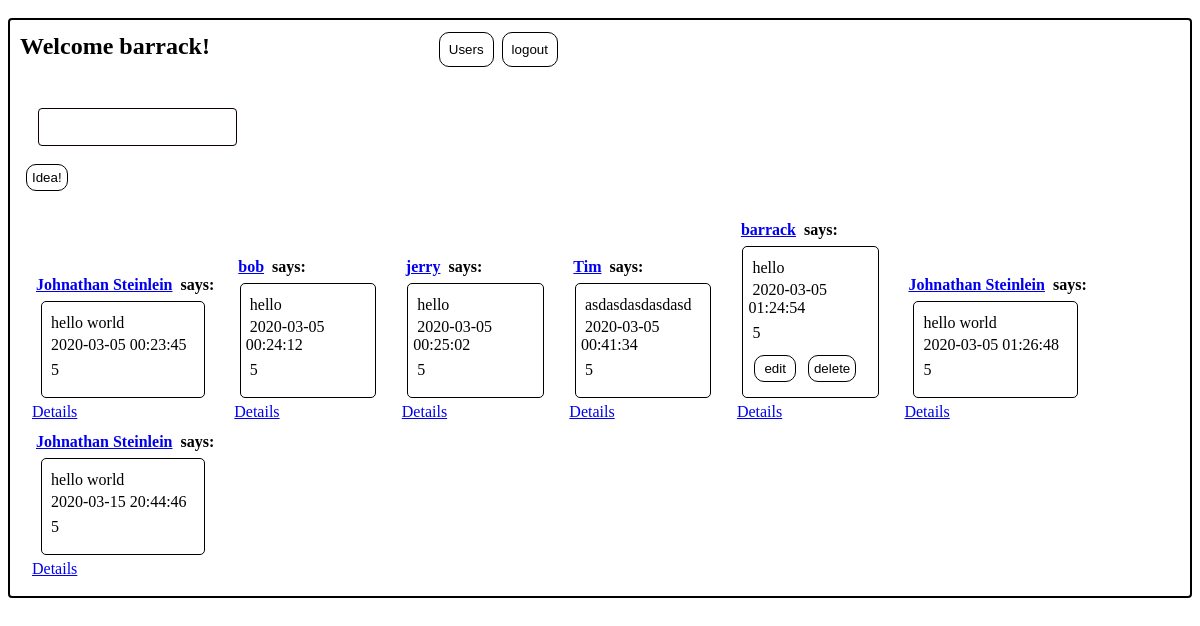
/ideas (signed in), run on the app's committed database.
### app.py (models this page shows, shortened)
class User(db.Model):
    __tablename__ = "users"
    id=db.Column(db.Integer, primary_key=True)
    name=db.Column(db.String(100))
    alias=db.Column(db.String(100))
    email=db.Column(db.String(200))
    password_hash=db.Column(db.String(100))
    liked_ideas=db.relationship("ideas", secondary=likes_table)
    followers=db.relationship("User",
        secondary=followers_table,
        primaryjoin=id==followers_table.c.followed_id,
        secondaryjoin=id==followers_table.c.follower_id,
        backref="following")
    created_at=db.Column(db.DateTime, server_default=func.now())
    updated_at=db.Column(db.DateTime, server_default=func.now(),onupdate=func.now())

class ideas(db.Model):
    __tablename__="ideas"
    id=db.Column(db.Integer, primary_key=True)
    message=db.Column(db.String(140))
    author_id=db.Column(db.Integer,db.ForeignKey("users.id"))
    author=db.relationship("User", backref="ideas", cascade="all")
    likers=db.relationship("User", secondary=likes_table)
    created_at=db.Column(db.DateTime, server_default=func.now())
    updated_at=db.Column(db.DateTime, server_default=func.now(),onupdate=func.now())
    def age(self):
        return self.created_at
        return age

### app.py (the view)
@app.route("/ideas")
def dashboard():
    print("here")
    if "cur_user" not in session:
        flash("Please Log In")
        return redirect("/")
    cur_user=User.query.get(session['cur_user']['id'])
    approved_users_ids = [user.id for user in cur_user.following]+[cur_user.id]
    all_ideas=ideas.query.filter(ideas.author_id.in_(approved_users_ids)).all()
    return render_template("ideas.html", ideas=all_ideas)
    return render_template("ideas.html", ideas=all_ideas) if "cur_user" in session else not_logged_in()

### templates/ideas.html (shortened to what this page needs)
<!DOCTYPE html>
<html lang="en">
<head>
    <link rel="stylesheet" href="{{ url_for('static',filename='project.css')}}">
</head>
<body>
    <div class="container">
        <header class="row">
            <h2>Welcome {{session['cur_user']['first']}}!</h2>
            <div class="nav">
                <button>
                    <a href="/users">Users</a>
                </button>
                <button>
                    <a href="/logout">logout</a>
                </button>
            </div>
        </header>
        <div class="h-divider"></div>
        <main>
            <section>
                <form action="/ideas" method="POST">
                    <div>
                        <label for="ideas" ></label>
                        <input type="text" name="ideas" minlength="5" required>
                    </div>
                    <input type="submit" value="Idea!">
                </form>
            </section>
            <div class="h-divider"></div>
            <section>
                <ul>
                    {% for ideas in ideas %}
                        <li>
                            <h4><a href="/user_profile/{{ideas.author.id}}">{{ideas.author.name}}</a> says:</h4>
                            <div class="ideas-tile">
                                <p>{{ideas.message}}</p>
                                <span>{{ideas.age()}}</span>
                                <p>{{session['cur_user'].id}}</p>
                                <div>
                                    {% if session['cur_user'].id == ideas.author_id %}
                                    <button>
                                        <a href="/ideas/{{ideas.id}}/edit">edit</a>
                                    </button>
                                    <form action="/ideas/{{ideas.id}}/delete" method="POST">
                                        <input type="submit" value="delete">
                                    </form>
                                    {% endif %}
                                </div>
                            </div>
                            <a href="/ideas/{{ideas.id}}">Details</a>
                        </li>
                    {% endfor %}
                </ul>
            </section>
        </main>
    </div>
</body>
</html>

### static/project.css (style rules this page uses)
* { padding: 2px; margin: 2px; }
.container { display: inline-block; border: 2px solid black; margin: 10px auto; border-radius: 4px; vertical-align: top; }
header * { display: inline-block; box-sizing: border-box; }
header h2 { width: 35%; }
header>div { width: 20%; }
button, input[type="submit"] { display: inline-block; border-radius: 10px; background: transparent; border: solid 1px black; padding: 5px; }
button>a { text-decoration: none; color: black; background-color: transparent; }
form input { margin-top: 1%; }
ul { list-style: none; display: inline-block; }
li { display: inline-block; }
.ideas-tile { border: 1px solid black; border-radius: 5px; padding: 5px; display: block; width: 80%; margin: 5px auto; }
.ideas-tile button, .ideas-tile form { display: inline-block; }
.ideas-tile>* { margin-top: 5px; }
input[type="email"], input[type="number"], input[type="search"], input[type="text"], input[type="tel"], input[type="url"], input[type="password"], textarea, select { height: 38px; padding: 6px 10px; background-color: #fff; border: 1px solid rgb(12, 0, 0); border-radius: 4px; box-shadow: none; box-sizing: border-box; }

### data on the page
User: cur_user.first "barrack"
ideas: author.name "Johnathan Steinlein", message "hello world", age "2020-03-05 00:23:45", cur_user.id "5"
ideas: author.name "bob", message "hello", age "2020-03-05 00:24:12", cur_user.id "5"
ideas: author.name "jerry", message "hello", age "2020-03-05 00:25:02", cur_user.id "5"
ideas: author.name "Tim", message "asdasdasdasdasd", age "2020-03-05 00:41:34", cur_user.id "5"
ideas: author.name "barrack", message "hello", age "2020-03-05 01:24:54", cur_user.id "5"
ideas: author.name "Johnathan Steinlein", message "hello world", age "2020-03-05 01:26:48", cur_user.id "5"
ideas: author.name "Johnathan Steinlein", message "hello world", age "2020-03-15 20:44:46", cur_user.id "5"
